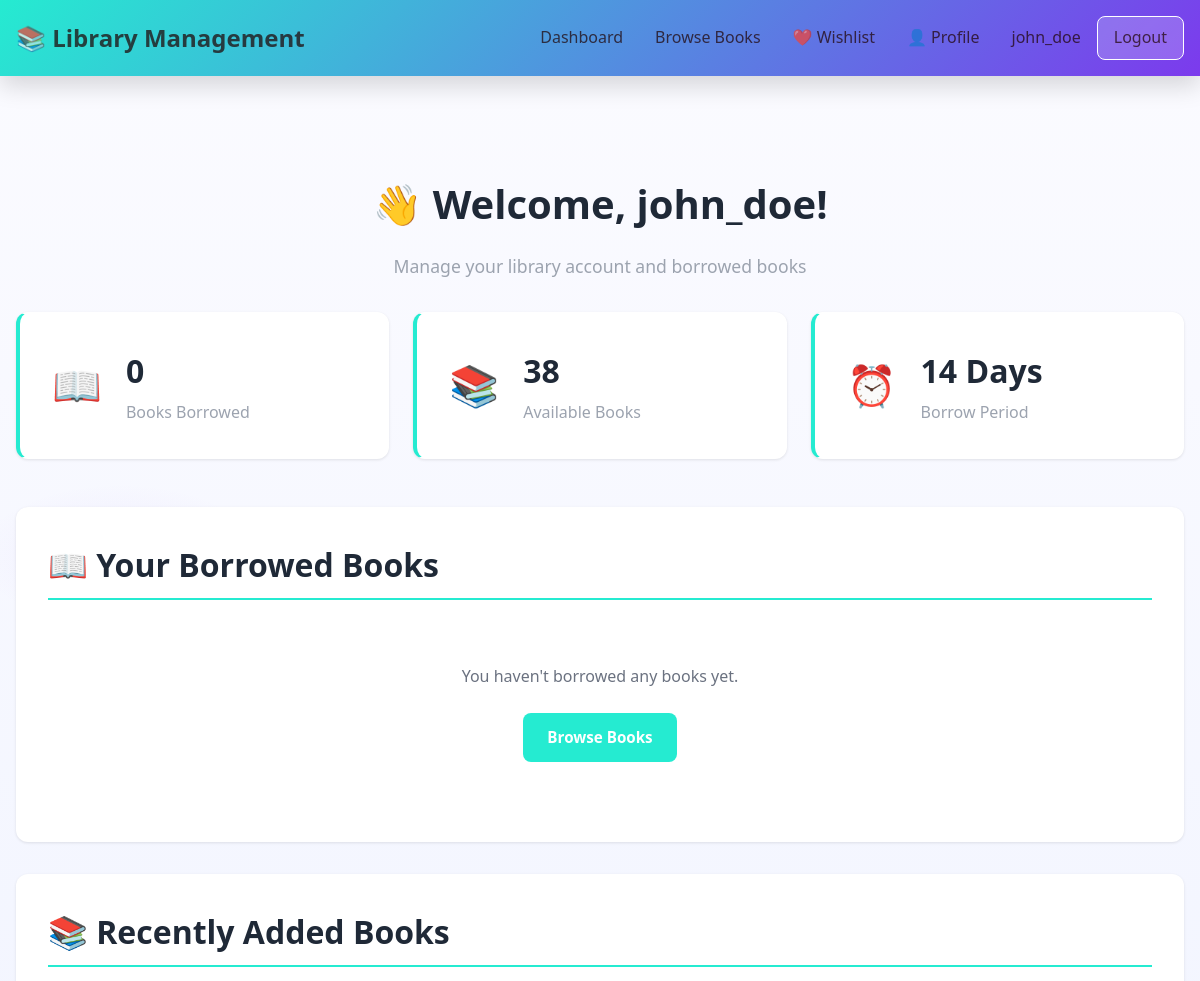
Before: /dashboard (signed in, upper part) with the older database file.
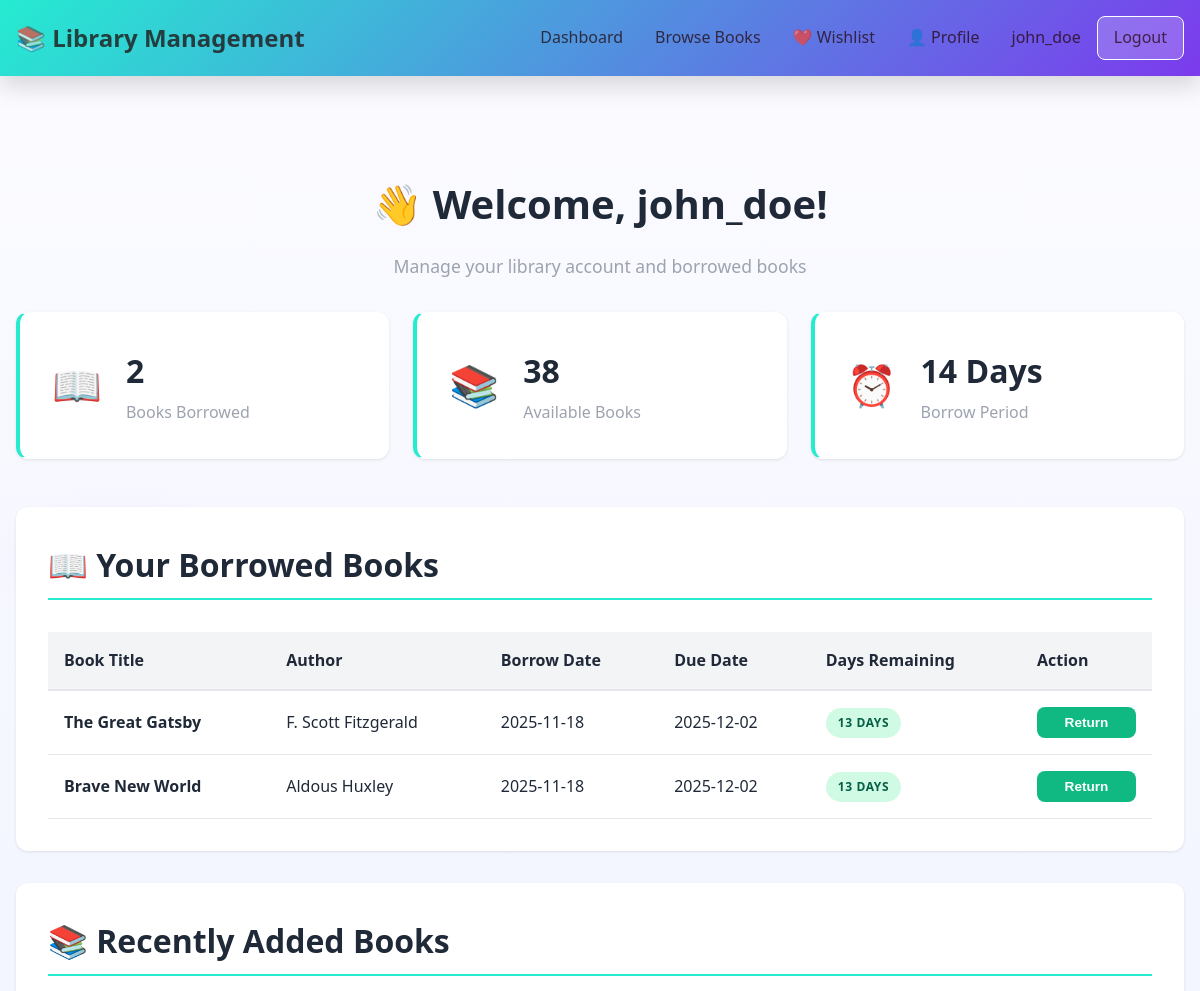
After: the same page with the newer database file.
### models.py (models this page shows, shortened)
class Borrowing(db.Model):
    __tablename__ = 'borrowings'
    id = db.Column(db.Integer, primary_key=True)
    user_id = db.Column(db.Integer, db.ForeignKey('users.id'), nullable=False, index=True)
    book_id = db.Column(db.Integer, db.ForeignKey('books.id'), nullable=False, index=True)
    borrow_date = db.Column(db.DateTime, default=datetime.now, nullable=False)
    due_date = db.Column(db.DateTime, nullable=False)
    return_date = db.Column(db.DateTime, nullable=True)
    def is_overdue(self):
        from datetime import datetime as dt
        return self.return_date is None and self.due_date < dt.now()
    def days_until_due(self):
        from datetime import datetime as dt
        if self.return_date is None:
            remaining = (self.due_date - dt.now()).days
            return max(remaining, 0)
        return 0

class Book(db.Model):
    __tablename__ = 'books'
    id = db.Column(db.Integer, primary_key=True)
    title = db.Column(db.String(200), nullable=False, index=True)
    author = db.Column(db.String(120), nullable=False, index=True)
    isbn = db.Column(db.String(13), unique=True, nullable=False, index=True)
    publication_year = db.Column(db.Integer, nullable=False)
    quantity = db.Column(db.Integer, default=1)
    available = db.Column(db.Boolean, default=True)
    description = db.Column(db.Text, nullable=True)
    image_url = db.Column(db.String(512), nullable=True)
    created_at = db.Column(db.DateTime, default=datetime.now)
    updated_at = db.Column(db.DateTime, default=datetime.now, onupdate=datetime.now)
    borrowings = db.relationship('Borrowing', backref='book', lazy=True, cascade='all, delete-orphan')

### app.py (the view)
@app.route('/dashboard')
def dashboard():
    if 'user_id' not in session:
        flash('Please log in first.', 'error')
        return redirect(url_for('login'))
    user = User.query.get(session['user_id'])
    if not user:
        session.clear()
        flash('User not found.', 'error')
        return redirect(url_for('login'))
    borrowed_books = Borrowing.query.filter_by(user_id=user.id, return_date=None).all()
    available_books = Book.query.filter(Book.quantity > 0).all()
    return render_template('dashboard.html', user=user, borrowed_books=borrowed_books, available_books=available_books)

### app.py (called while the page is built)
@app.context_processor
def inject_user():
    user = None
    if 'user_id' in session:
        user = User.query.get(session['user_id'])
    return dict(current_user=user)

### templates/dashboard.html (shortened to what this page needs)
{% extends "base.html" %}
{% block content %}
<div class="container">
    <div class="dashboard-header">
        <h1>👋 Welcome, {{ session.get('username') }}!</h1>
        <p class="dashboard-subtitle">Manage your library account and borrowed books</p>
    </div>
    <div class="stats-grid">
        <div class="stat-card">
            <div class="stat-icon">📖</div>
            <div class="stat-content">
                <h3>{{ borrowed_books|length }}</h3>
                <p>Books Borrowed</p>
            </div>
        </div>
        <div class="stat-card">
            <div class="stat-icon">📚</div>
            <div class="stat-content">
                <h3>{{ available_books|length }}</h3>
                <p>Available Books</p>
            </div>
        </div>
        <div class="stat-card">
            <div class="stat-icon">⏰</div>
            <div class="stat-content">
                <h3>14 Days</h3>
                <p>Borrow Period</p>
            </div>
        </div>
    </div>
    <div class="dashboard-section">
        <h2>📖 Your Borrowed Books</h2>
        {% if borrowed_books %}
            <div class="books-table-responsive">
                <table class="books-table">
                    <thead>
                        <tr>
                            <th>Book Title</th>
                            <th>Author</th>
                            <th>Borrow Date</th>
                            <th>Due Date</th>
                            <th>Days Remaining</th>
                            <th>Action</th>
                        </tr>
                    </thead>
                    <tbody>
                        {% for borrow in borrowed_books %}
                        <tr class="{% if borrow.is_overdue() %}row-overdue{% endif %}">
                            <td><strong>{{ borrow.book.title }}</strong></td>
                            <td>{{ borrow.book.author }}</td>
                            <td>{{ borrow.borrow_date.strftime('%Y-%m-%d') }}</td>
                            <td>{{ borrow.due_date.strftime('%Y-%m-%d') }}</td>
                            <td>
                                <span class="badge {% if borrow.is_overdue() %}badge-danger{% elif borrow.days_until_due() <= 3 %}badge-warning{% else %}badge-success{% endif %}">
                                    {% if borrow.is_overdue() %}
                                        OVERDUE ({{ borrow.days_overdue() }} days)
                                    {% else %}
                                        {{ borrow.days_until_due() }} days
                                    {% endif %}
                                </span>
                            </td>
                            <td>
                                <form method="POST" action="{{ url_for('return_book', borrowing_id=borrow.id) }}" style="display:inline;">
                                    <button type="submit" class="btn btn-small btn-success">Return</button>
                                </form>
                            </td>
                        </tr>
                        {% endfor %}
                    </tbody>
                </table>
            </div>
        {% else %}
            <div class="empty-state">
                <p>You haven't borrowed any books yet.</p>
                <a href="{{ url_for('books') }}" class="btn btn-primary">Browse Books</a>
            </div>
        {% endif %}
    </div>
    <div class="dashboard-section">
        <h2>📚 Recently Added Books</h2>
    </div>
</div>
{% endblock %}

Changed rows visible on the page:
added Borrowing: book "The Great Gatsby", book.author "F. Scott Fitzgerald", borrow_date "2025-11-18", due_date "2025-12-02", days_until_due "13"
added Borrowing: book "Brave New World", book.author "Aldous Huxley", borrow_date "2025-11-18", due_date "2025-12-02", days_until_due "13"
Other visible differences:
{{ borrowed_books|length }}: "0" → "2"
text no longer shown: "You haven't borrowed any books yet. Browse Books"
text now shown: "Book Title Author Borrow Date Due Date Days Remaining Action"
